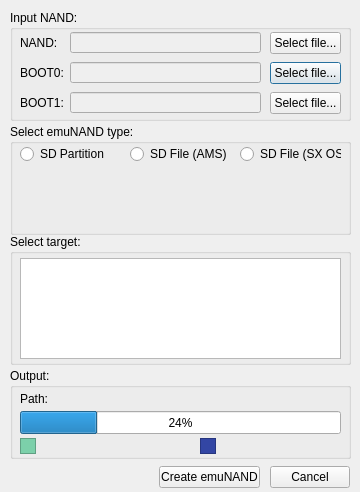
<?xml version="1.0" encoding="UTF-8"?>
<ui version="4.0">
 <class>Emunand</class>
 <widget class="QDialog" name="Emunand">
  <property name="windowModality">
   <enum>Qt::ApplicationModal</enum>
  </property>
  <property name="geometry">
   <rect>
    <x>0</x>
    <y>0</y>
    <width>360</width>
    <height>492</height>
   </rect>
  </property>
  <property name="contextMenuPolicy">
   <enum>Qt::NoContextMenu</enum>
  </property>
  <property name="windowTitle">
   <string>emuNAND creation Tool</string>
  </property>
  <property name="windowIcon">
   <iconset resource="application.qrc">
    <normaloff>:/images/emunand.png</normaloff>:/images/emunand.png</iconset>
  </property>
  <property name="toolTip">
   <string/>
  </property>
  <property name="whatsThis">
   <string notr="true"/>
  </property>
  <property name="modal">
   <bool>true</bool>
  </property>
  <widget class="QGroupBox" name="emunandTypeBox">
   <property name="geometry">
    <rect>
     <x>10</x>
     <y>124</y>
     <width>341</width>
     <height>111</height>
    </rect>
   </property>
   <property name="title">
    <string>Select emuNAND type:</string>
   </property>
   <widget class="QRadioButton" name="emunandType_PartitionChkBox">
    <property name="geometry">
     <rect>
      <x>10</x>
      <y>20</y>
      <width>91</width>
      <height>20</height>
     </rect>
    </property>
    <property name="text">
     <string>SD Partition</string>
    </property>
   </widget>
   <widget class="QRadioButton" name="emunandType_SDFileAMSChkBox">
    <property name="geometry">
     <rect>
      <x>120</x>
      <y>20</y>
      <width>101</width>
      <height>20</height>
     </rect>
    </property>
    <property name="text">
     <string>SD File (AMS)</string>
    </property>
   </widget>
   <widget class="QRadioButton" name="emunandType_SDFileSXChkBox">
    <property name="geometry">
     <rect>
      <x>230</x>
      <y>20</y>
      <width>101</width>
      <height>20</height>
     </rect>
    </property>
    <property name="text">
     <string>SD File (SX OS)</string>
    </property>
   </widget>
   <widget class="QLabel" name="emunandType_lbl">
    <property name="geometry">
     <rect>
      <x>10</x>
      <y>42</y>
      <width>321</width>
      <height>60</height>
     </rect>
    </property>
    <property name="text">
     <string/>
    </property>
   </widget>
  </widget>
  <widget class="QGroupBox" name="bootPartBox">
   <property name="geometry">
    <rect>
     <x>10</x>
     <y>10</y>
     <width>341</width>
     <height>111</height>
    </rect>
   </property>
   <property name="title">
    <string>Input NAND:</string>
   </property>
   <widget class="QLineEdit" name="boot0_path">
    <property name="enabled">
     <bool>false</bool>
    </property>
    <property name="geometry">
     <rect>
      <x>60</x>
      <y>52</y>
      <width>191</width>
      <height>21</height>
     </rect>
    </property>
   </widget>
   <widget class="QLabel" name="boot0_lbl">
    <property name="geometry">
     <rect>
      <x>10</x>
      <y>52</y>
      <width>47</width>
      <height>21</height>
     </rect>
    </property>
    <property name="text">
     <string>BOOT0:</string>
    </property>
   </widget>
   <widget class="QPushButton" name="boo0_pushBtn">
    <property name="geometry">
     <rect>
      <x>260</x>
      <y>52</y>
      <width>71</width>
      <height>22</height>
     </rect>
    </property>
    <property name="text">
     <string>Select file...</string>
    </property>
   </widget>
   <widget class="QPushButton" name="boo1_pushBtn">
    <property name="geometry">
     <rect>
      <x>260</x>
      <y>82</y>
      <width>71</width>
      <height>22</height>
     </rect>
    </property>
    <property name="text">
     <string>Select file...</string>
    </property>
   </widget>
   <widget class="QLabel" name="boot1_lbl">
    <property name="geometry">
     <rect>
      <x>10</x>
      <y>82</y>
      <width>47</width>
      <height>21</height>
     </rect>
    </property>
    <property name="text">
     <string>BOOT1:</string>
    </property>
   </widget>
   <widget class="QLineEdit" name="boot1_path">
    <property name="enabled">
     <bool>false</bool>
    </property>
    <property name="geometry">
     <rect>
      <x>60</x>
      <y>82</y>
      <width>191</width>
      <height>21</height>
     </rect>
    </property>
   </widget>
   <widget class="QPushButton" name="nand_pushBtn">
    <property name="geometry">
     <rect>
      <x>260</x>
      <y>22</y>
      <width>71</width>
      <height>22</height>
     </rect>
    </property>
    <property name="text">
     <string>Select file...</string>
    </property>
   </widget>
   <widget class="QLineEdit" name="nand_path">
    <property name="enabled">
     <bool>false</bool>
    </property>
    <property name="geometry">
     <rect>
      <x>60</x>
      <y>22</y>
      <width>191</width>
      <height>21</height>
     </rect>
    </property>
   </widget>
   <widget class="QLabel" name="nand_lbl">
    <property name="geometry">
     <rect>
      <x>10</x>
      <y>22</y>
      <width>47</width>
      <height>21</height>
     </rect>
    </property>
    <property name="text">
     <string>NAND:</string>
    </property>
   </widget>
  </widget>
  <widget class="QPushButton" name="cancelBtn">
   <property name="geometry">
    <rect>
     <x>270</x>
     <y>466</y>
     <width>80</width>
     <height>22</height>
    </rect>
   </property>
   <property name="text">
    <string>Cancel</string>
   </property>
  </widget>
  <widget class="QPushButton" name="createEmunandBtn">
   <property name="geometry">
    <rect>
     <x>159</x>
     <y>466</y>
     <width>101</width>
     <height>22</height>
    </rect>
   </property>
   <property name="text">
    <string>Create emuNAND</string>
   </property>
  </widget>
  <widget class="QGroupBox" name="outputBox">
   <property name="geometry">
    <rect>
     <x>10</x>
     <y>368</y>
     <width>341</width>
     <height>91</height>
    </rect>
   </property>
   <property name="sizePolicy">
    <sizepolicy hsizetype="Preferred" vsizetype="Preferred">
     <horstretch>0</horstretch>
     <verstretch>0</verstretch>
    </sizepolicy>
   </property>
   <property name="title">
    <string>Output:</string>
   </property>
   <widget class="QProgressBar" name="outBar">
    <property name="geometry">
     <rect>
      <x>10</x>
      <y>43</y>
      <width>321</width>
      <height>23</height>
     </rect>
    </property>
    <property name="sizePolicy">
     <sizepolicy hsizetype="Fixed" vsizetype="Fixed">
      <horstretch>0</horstretch>
      <verstretch>0</verstretch>
     </sizepolicy>
    </property>
    <property name="minimumSize">
     <size>
      <width>321</width>
      <height>0</height>
     </size>
    </property>
    <property name="value">
     <number>24</number>
    </property>
   </widget>
   <widget class="QGraphicsView" name="outPix1">
    <property name="geometry">
     <rect>
      <x>10</x>
      <y>70</y>
      <width>16</width>
      <height>16</height>
     </rect>
    </property>
    <property name="styleSheet">
     <string notr="true">background-color: rgb(124, 208, 170);</string>
    </property>
   </widget>
   <widget class="QLabel" name="outLbl1">
    <property name="geometry">
     <rect>
      <x>30</x>
      <y>70</y>
      <width>181</width>
      <height>16</height>
     </rect>
    </property>
    <property name="text">
     <string/>
    </property>
   </widget>
   <widget class="QLabel" name="outLbl2">
    <property name="geometry">
     <rect>
      <x>210</x>
      <y>70</y>
      <width>141</width>
      <height>20</height>
     </rect>
    </property>
    <property name="text">
     <string/>
    </property>
   </widget>
   <widget class="QGraphicsView" name="outPix2">
    <property name="geometry">
     <rect>
      <x>190</x>
      <y>70</y>
      <width>16</width>
      <height>16</height>
     </rect>
    </property>
    <property name="styleSheet">
     <string notr="true">background-color: rgb(51, 70, 164);</string>
    </property>
   </widget>
   <widget class="QLabel" name="outPathTitleLbl">
    <property name="geometry">
     <rect>
      <x>10</x>
      <y>20</y>
      <width>31</width>
      <height>21</height>
     </rect>
    </property>
    <property name="text">
     <string>Path: </string>
    </property>
   </widget>
   <widget class="QLabel" name="outPathLbl">
    <property name="geometry">
     <rect>
      <x>40</x>
      <y>20</y>
      <width>291</width>
      <height>21</height>
     </rect>
    </property>
    <property name="text">
     <string/>
    </property>
   </widget>
  </widget>
  <widget class="QGroupBox" name="driveListBox">
   <property name="geometry">
    <rect>
     <x>10</x>
     <y>234</y>
     <width>341</width>
     <height>131</height>
    </rect>
   </property>
   <property name="title">
    <string>Select target:</string>
   </property>
   <widget class="QListWidget" name="driveList">
    <property name="geometry">
     <rect>
      <x>10</x>
      <y>24</y>
      <width>321</width>
      <height>101</height>
     </rect>
    </property>
   </widget>
  </widget>
 </widget>
 <resources>
  <include location="application.qrc"/>
 </resources>
 <connections/>
</ui>
